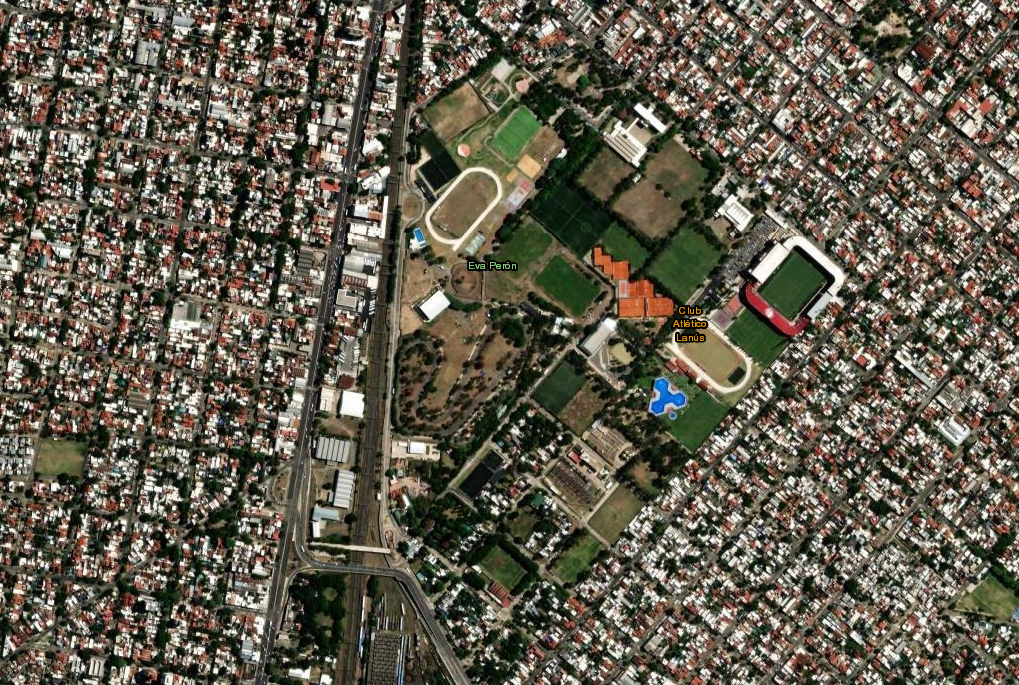
#> input picture lanus.png, 1019 x 685 px
$ jupyter execute 3_3_Band.ipynb
#> lines starting #> are read from the running program, lines starting #| are printed output that depends on the picture; after the words box and inside, x2 and y2 are one past the last pixel; in counts of white or black regions, pixels touching at a corner belong together
[cell 1]
import cv2
import numpy as np
import matplotlib.pyplot as plt

# Cargar la imagen RGB
image = cv2.imread('lanus.png')
#> image is the input picture: shape (685, 1019, 3); mean B, G, R 77.8, 92.2, 97.6
image_rgb = cv2.cvtColor(image, cv2.COLOR_BGR2RGB)

# Definir los umbrales para cada canal de color (puedes ajustarlos según tu imagen)
r_thresholds = [64, 128, 192]
g_thresholds = [64, 128, 192]
b_thresholds = [64, 128, 192]

# Crear imágenes de clasificación para cada canal
r_classified = np.digitize(image_rgb[:, :, 0], bins=r_thresholds) * (255 // len(r_thresholds))
g_classified = np.digitize(image_rgb[:, :, 1], bins=g_thresholds) * (255 // len(g_thresholds))
b_classified = np.digitize(image_rgb[:, :, 2], bins=b_thresholds) * (255 // len(b_thresholds))
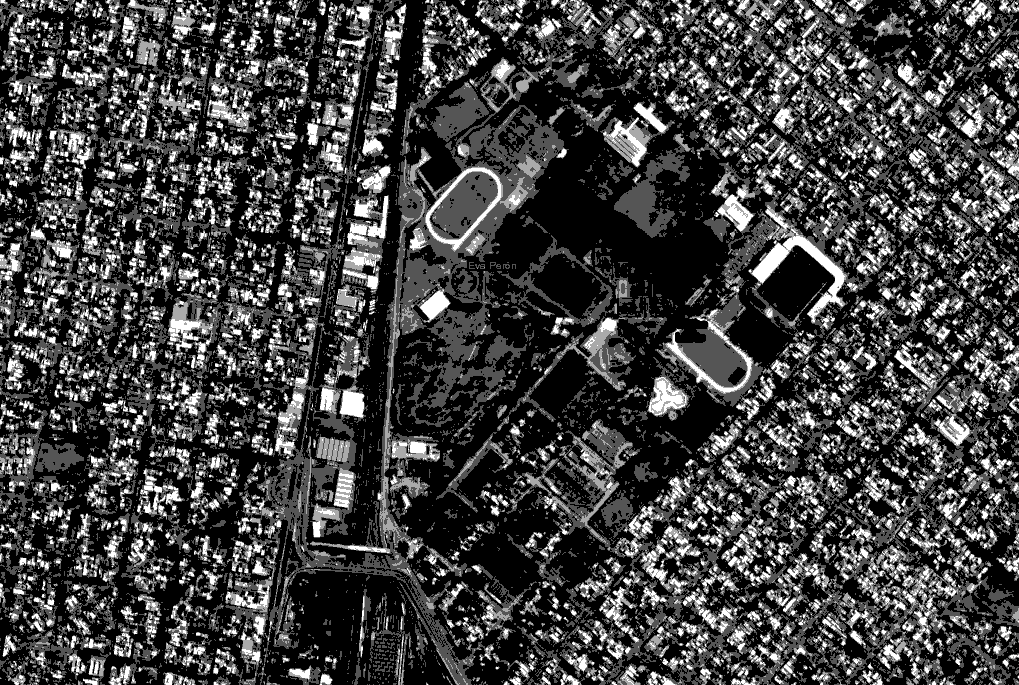
#> b_classified: shape (685, 1019) int64; min 0, max 255, mean 65.9

# Combinar los canales clasificados en una sola imagen
classified_image = cv2.merge((r_classified, g_classified, b_classified))
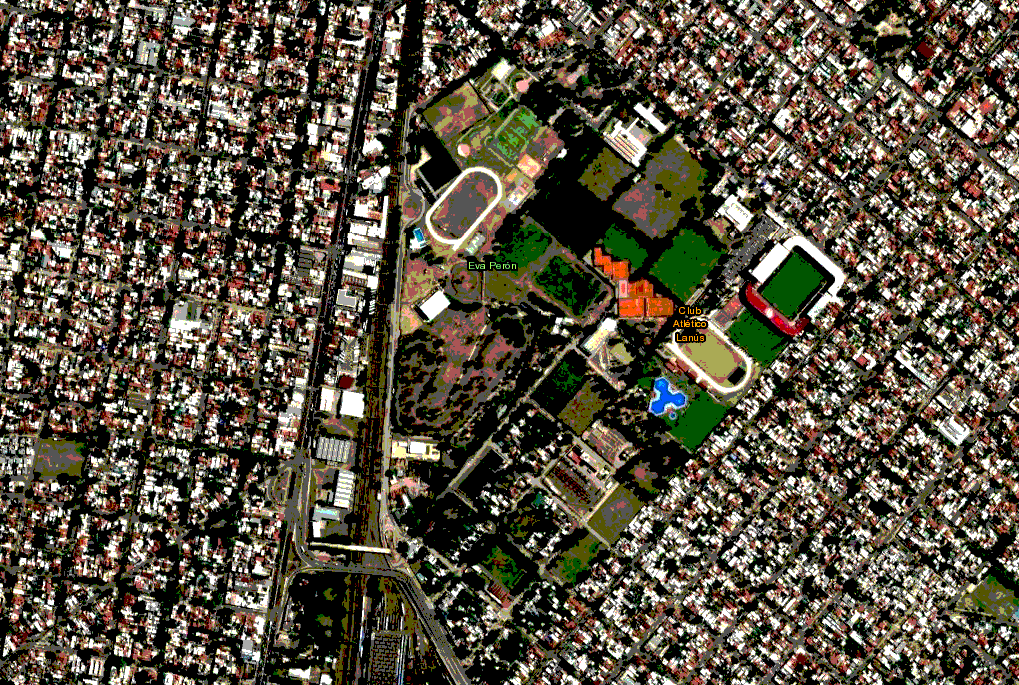
#> classified_image: shape (685, 1019, 3) int32; mean R, G, B 88.9, 81.6, 65.9

# Mostrar la imagen original y la imagen clasificada
plt.figure(figsize=(10, 5))
plt.subplot(1, 2, 1)
plt.title("Imagen Original")
plt.imshow(image_rgb)
plt.axis("off")

plt.subplot(1, 2, 2)
plt.title("Imagen Clasificada en 8 Colores")
plt.imshow(classified_image)
plt.axis("off")

plt.show()
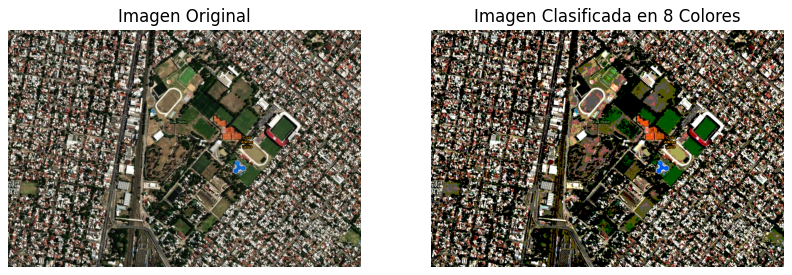
#> figure drawn by matplotlib, 2 panels

[cell 2]
plt.figure(figsize=(15, 5))
plt.subplot(1, 3, 1)
plt.title("Canal Rojo Clasificado")
plt.imshow(r_classified, cmap='Reds')
plt.axis("off")

plt.subplot(1, 3, 2)
plt.title("Canal Verde Clasificado")
plt.imshow(g_classified, cmap='Greens')
plt.axis("off")

plt.subplot(1, 3, 3)
plt.title("Canal Azul Clasificado")
plt.imshow(b_classified, cmap='Blues')
plt.axis("off")
plt.show()

[cell 3]
import cv2
import numpy as np
import matplotlib.pyplot as plt

# Función para clasificar la imagen en función de umbrales personalizados
def classify_image(image_rgb, r_thresholds, g_thresholds, b_thresholds):
    # Clasificación por bandas para cada canal
    r_classified = np.digitize(image_rgb[:, :, 0], bins=r_thresholds) * (255 // (len(r_thresholds) + 1))
    g_classified = np.digitize(image_rgb[:, :, 1], bins=g_thresholds) * (255 // (len(g_thresholds) + 1))
    b_classified = np.digitize(image_rgb[:, :, 2], bins=b_thresholds) * (255 // (len(b_thresholds) + 1))

    # Combinar canales clasificados
    classified_image = cv2.merge((r_classified, g_classified, b_classified))
    return classified_image

# Cargar la imagen RGB
image_path = 'lanus.png'  # Cambia esta ruta si es necesario
image = cv2.imread(image_path)
image_rgb = cv2.cvtColor(image, cv2.COLOR_BGR2RGB)

# Definir conjuntos de umbrales para experimentar
threshold_sets = [
    ([128], [128], [128]),               # 4 colores
    ([85, 170], [85, 170], [85, 170]),   # 8 colores
    ([64, 128, 192], [64, 128, 192], [64, 128, 192]),  # 16 colores
]

# Visualizar la imagen original y las clasificadas con diferentes umbrales
plt.figure(figsize=(15, 10))

# Mostrar imagen original
plt.subplot(1, len(threshold_sets) + 1, 1)
plt.imshow(image_rgb)
plt.title("Imagen Original")
plt.axis("off")

# Aplicar y mostrar clasificación con cada conjunto de umbrales
for i, (r_thresh, g_thresh, b_thresh) in enumerate(threshold_sets, start=2):
    classified_img = classify_image(image_rgb, r_thresh, g_thresh, b_thresh)

    # Ajuste para mejorar el contraste y la visualización de los colores
    # Escalamos cada canal de la imagen clasificada para mejorar la visualización
    classified_img = cv2.convertScaleAbs(classified_img, alpha=(255.0 / classified_img.max()))

    plt.subplot(1, len(threshold_sets) + 1, i)
    plt.imshow(classified_img)
    plt.title(f"Umbrales R: {r_thresh} G: {g_thresh} B: {b_thresh}")
    plt.axis("off")
#> this loop made 3 passes
#> pass 1, in classify_image, `r_classified = np.digitize(image_rgb[:, :, 0], bins=r_thresholds) * (2..`:
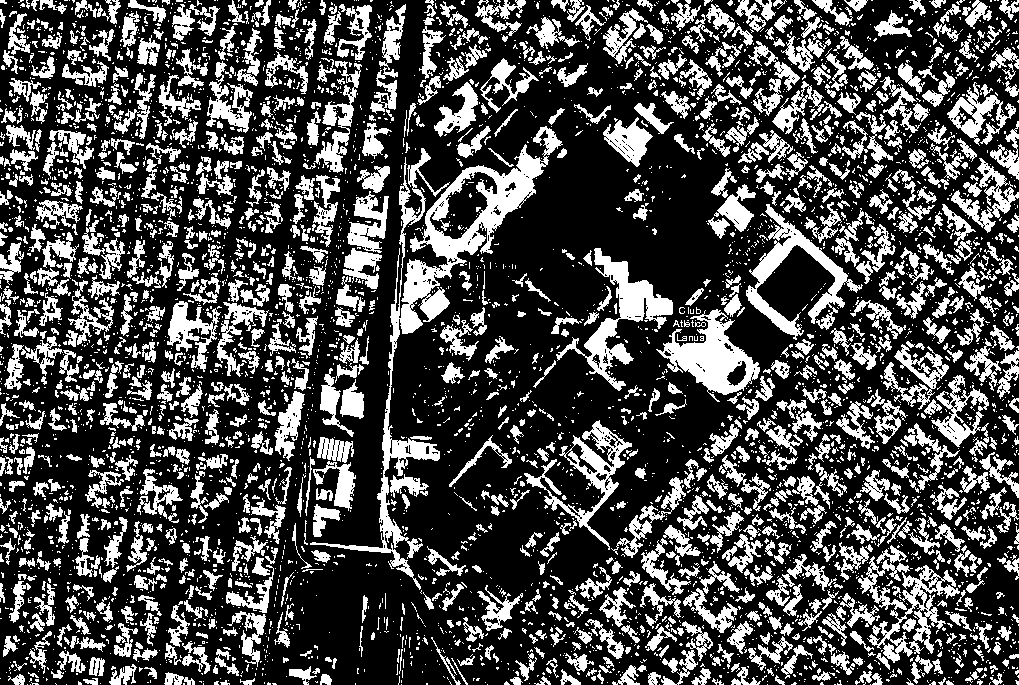
#> r_classified: shape (685, 1019) int64; values 0 (black) and 127 (white), 30% white; 4999 white regions (3830 under 20 px), largest, box (x1, y1, x2, y2) and area: (310, 126, 563, 590) 11753, (556, 248, 673, 391) 3895, (656, 309, 760, 402) 3804
#> pass 1, in classify_image, `g_classified = np.digitize(image_rgb[:, :, 1], bins=g_thresholds) * (2..`:
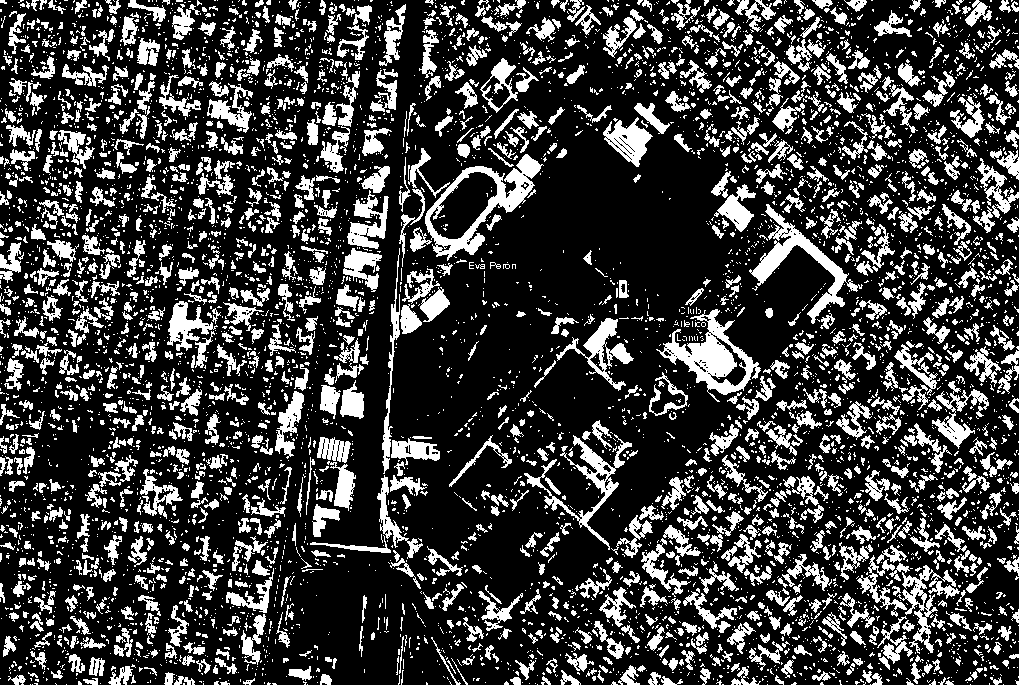
#> g_classified: shape (685, 1019) int64; values 0 (black) and 127 (white), 24.4% white; 6171 white regions (4811 under 20 px), largest, box (x1, y1, x2, y2) and area: (656, 309, 761, 402) 3142, (425, 154, 544, 261) 3065, (749, 204, 863, 324) 2538
#> pass 1, in classify_image, `b_classified = np.digitize(image_rgb[:, :, 2], bins=b_thresholds) * (2..`:
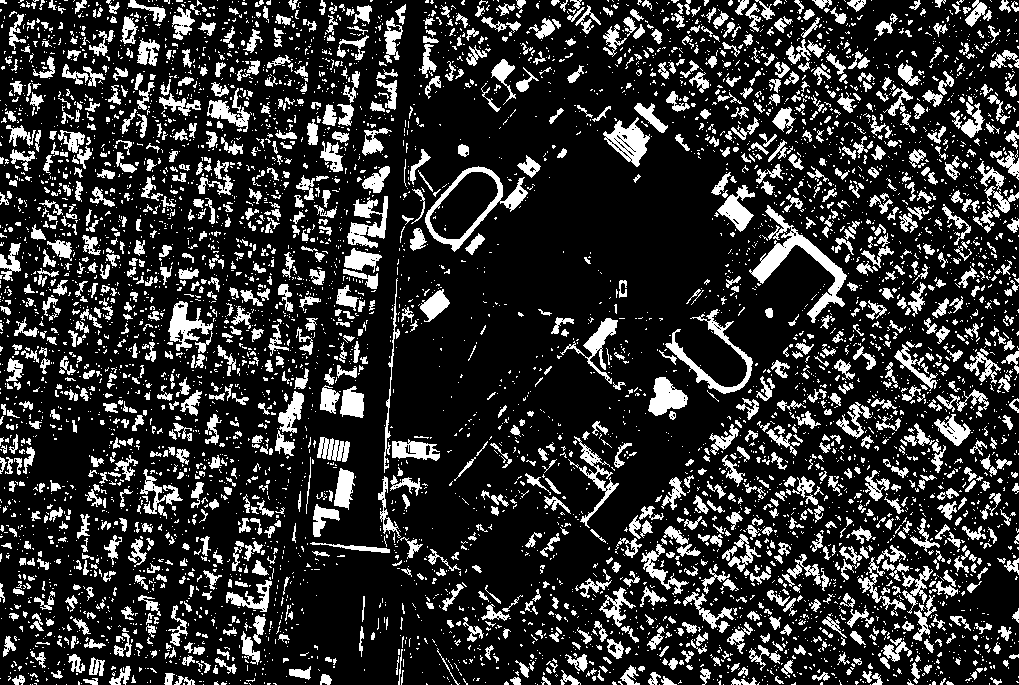
#> b_classified: shape (685, 1019) int64; values 0 (black) and 127 (white), 19.6% white; 6130 white regions (4773 under 20 px), largest, box (x1, y1, x2, y2) and area: (749, 205, 847, 323) 2296, (425, 166, 528, 252) 1496, (665, 309, 753, 394) 1283
#> pass 1, in classify_image, `classified_image = cv2.merge((r_classified, g_classified, b_classified))`:
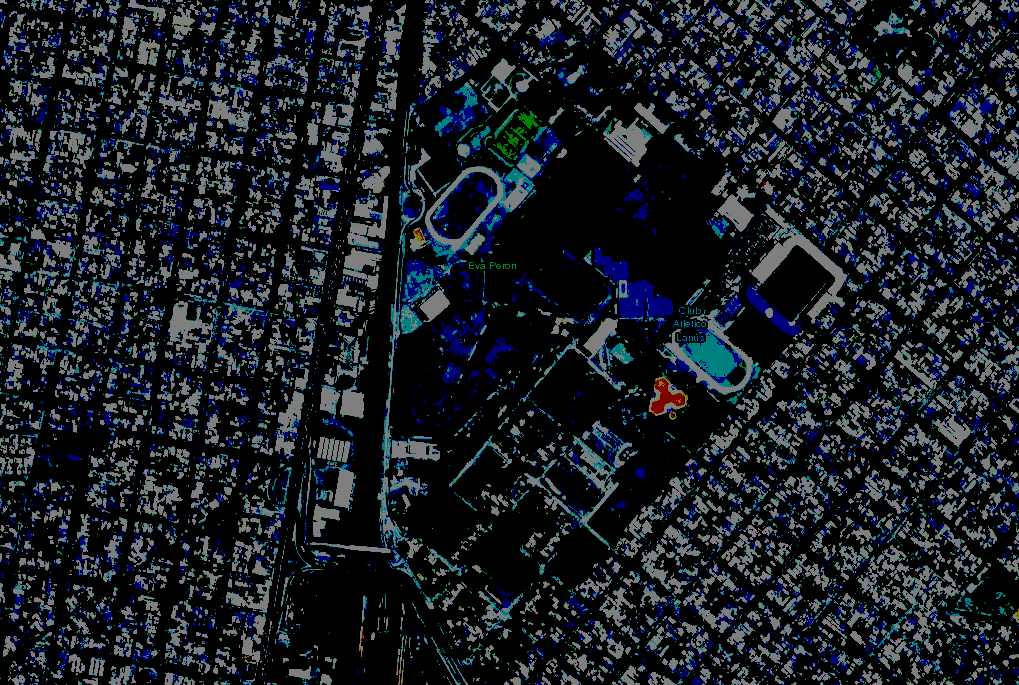
#> classified_image: shape (685, 1019, 3) int32; mean of channels 0, 1, 2 38.1, 31, 24.9; drawn as B, G, R

plt.show()
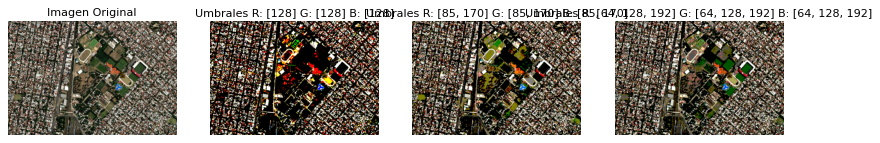
#> figure drawn by matplotlib, 4 panels
